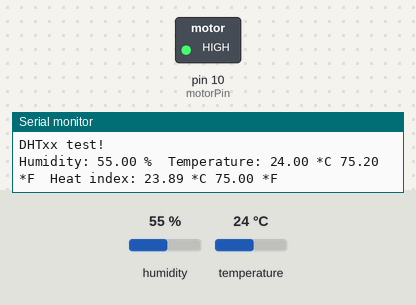
The sketch below on a simulated Arduino Uno, built with avr-gcc and run on an emulated ATmega328P. Shown: switched loads named in the sketch (green lamp = pin HIGH), the last lines printed to the serial monitor. The test bench sets the inputs (shaded band); at power-on: humidity 55 %, temperature 24 °C.

Above: at 7.8 s.
7.9 s: humidity set to 88 %
14.3 s: humidity set to 91 %
At 23.4 s:
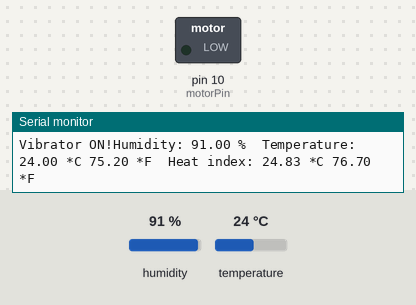
Timing chart, 0 to 31.6 s (numbered marks = the images above; inputs shaded):
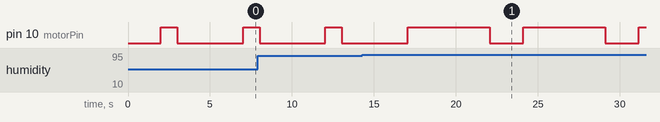

Measured:
- the behaviour switches between 89 and 90 % on humidity (found by bisection; images 0 and 1)
- after the input at 14.3 s, pin 10 (motorPin): alternates HIGH for 5.0 s and LOW for 2.0 s, starting after 7.8 s

The sketch:

DiningBand.ino
```cpp
/*Samuel Boakye (skb3bb)
Dining Band- Humiditiy Sensor and Vibrator
Created 2/22/2017
*/
#include "DHT.h"

#define DHTPIN 2     // what digital pin we're connected to

//#define DHTTYPE DHT11   // DHT 11
#define DHTTYPE DHT22   // DHT 22  (AM2302), AM2321
//#define DHTTYPE DHT21   // DHT 21 (AM2301)

DHT dht(DHTPIN, DHTTYPE);
const int motorPin = 10; //The pin for the motor

void setup() {
  Serial.begin(9600); //Prints out current values
  Serial.println("DHTxx test!");

  dht.begin();
  pinMode(motorPin, OUTPUT);
}

void loop() {
  // Wait a few seconds between measurements.
  delay(2000);

  // Reading temperature or humidity takes about 250 milliseconds!
  // Sensor readings may also be up to 2 seconds 'old' (its a very slow sensor)
  float h = dht.readHumidity();
  // Read temperature as Celsius (the default)
  float t = dht.readTemperature();
  // Read temperature as Fahrenheit (isFahrenheit = true)
  float f = dht.readTemperature(true);

  // Check if any reads failed and exit early (to try again).
  if (isnan(h) || isnan(t) || isnan(f)) {
    Serial.println("Failed to read from DHT sensor!");
    return;
  }

  // Compute heat index in Fahrenheit (the default)
  float hif = dht.computeHeatIndex(f, h);
  // Compute heat index in Celsius (isFahreheit = false)
  float hic = dht.computeHeatIndex(t, h, false);
 float beats;
  // if ( h > 90 && t > 90) { //Threshold for a hot food.
  if (h > 0 && h <90) {
    digitalWrite(motorPin, HIGH);
    delay(1000);
    digitalWrite(motorPin, LOW);
    delay(2000);
  }
  if (h >= 90 ) {
    digitalWrite(motorPin, HIGH);
    delay(5000);
    digitalWrite(motorPin, LOW);
    delay(10);

    Serial.print("Vibrator ON!"); //Prints out vibrator on

    //delay(1000-10*h);
  }
  else{
    digitalWrite(motorPin, LOW);
  }
  Serial.print("Humidity: ");
  Serial.print(h); //Humidity Value
  Serial.print(" %\t");
  Serial.print("Temperature: ");
  Serial.print(t); //Temperature value
  Serial.print(" *C ");
  Serial.print(f);
  Serial.print(" *F\t");
  Serial.print("Heat index: ");
  Serial.print(hic); //Prints heat index value
  Serial.print(" *C ");
  Serial.print(hif);
  Serial.println(" *F");
}
```
